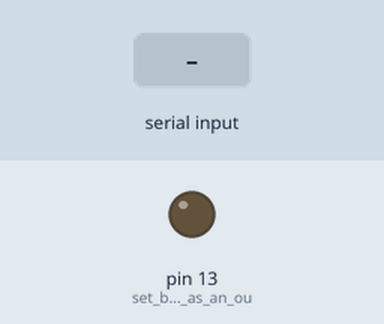
Recording of a sketch running on a simulated Arduino Uno, built with avr-gcc and run on an emulated ATmega328P. Parts: output pins drawn as LEDs (lit = HIGH). The inputs (shaded band) are chosen by the test bench.

Above: at 1.2 s.
1.3 s: "led_on" received over Serial
At 3.5 s:
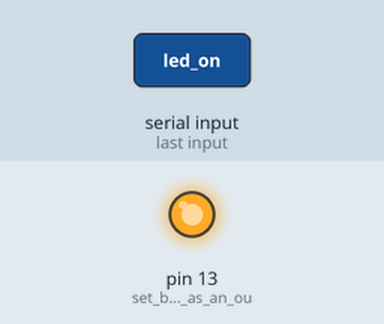
3.8 s: "led_off" received over Serial
At 5.6 s:
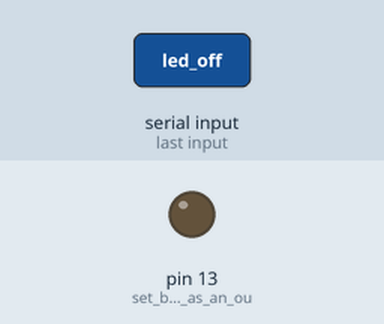
Timing chart, 0 to 7.1 s (numbered marks = the images above; inputs shaded):
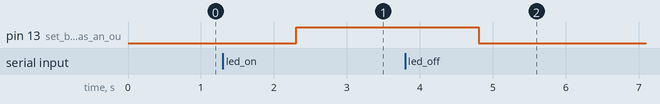

The sketch:

USB.ino
```cpp
// (licence header left out)
void setup() {
   Serial.begin(9600);  // start serial communication at 9600 baud
   pinMode(LED_BUILTIN, OUTPUT);  // set built-in LED as an output
}


void loop() {
   // Read and execute commands from serial port
   if (Serial.available()) {  // check for incoming serial data
      String command = Serial.readString();  // read command from serial port
      if (command == "led_on") {  // turn on LED
         digitalWrite(LED_BUILTIN, HIGH);
      } else if (command == "led_off") {  // turn off LED
         digitalWrite(LED_BUILTIN, LOW);
      } else if (command == "read_a0") {  // read and send A0 analog value
         Serial.println(analogRead(A0));
      }
   }
}
```

Measured:
- after the input at 1.3 s, pin 13 (set_built-in_LED_as_an_ou): LOW → HIGH after 1.0 s
- after the input at 3.8 s, pin 13 (set_built-in_LED_as_an_ou): HIGH → LOW after 1.0 s
